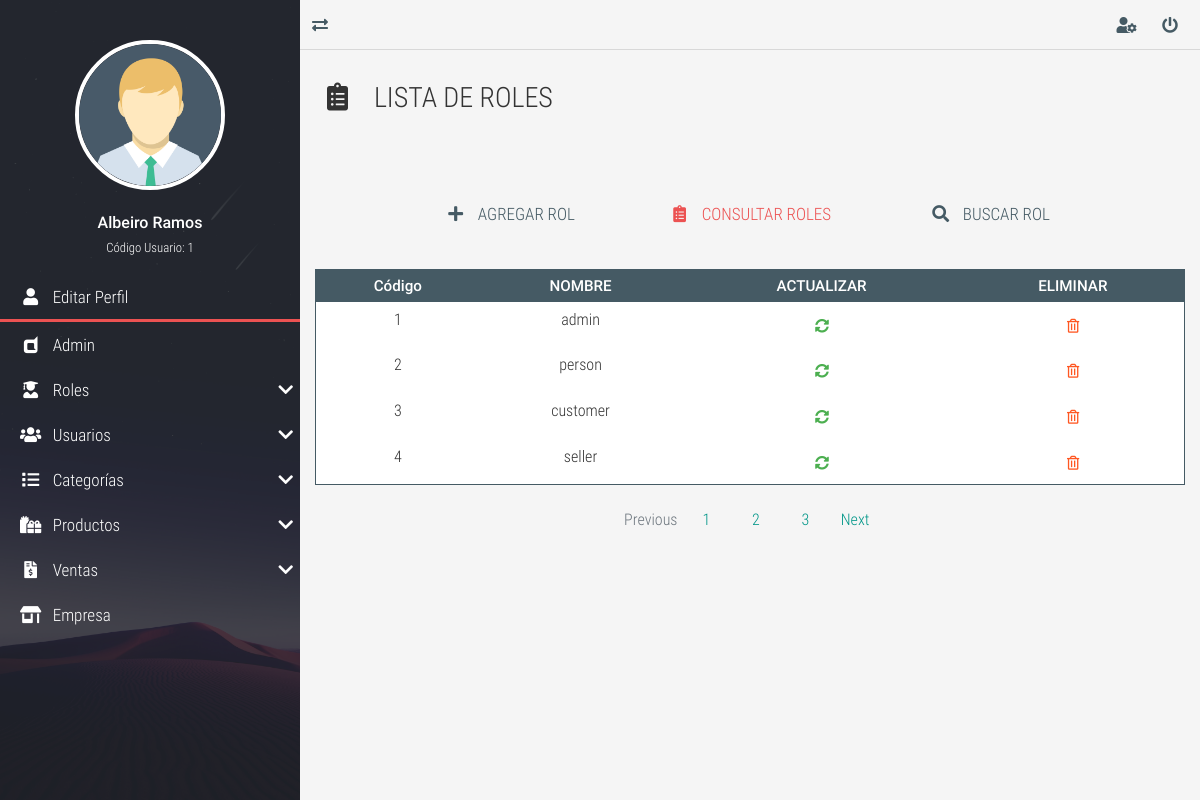
The page /?c=Users&a=rolRead (signed in) on the database its author committed.
### tables this page shows
CREATE TABLE IF NOT EXISTS `ROLES` (
  `rol_code` INT NOT NULL AUTO_INCREMENT,
  `rol_name` VARCHAR(100) NOT NULL,
  PRIMARY KEY (`rol_code`)
);

### models/User.php (called while the page is built, shortened)
<?php
    class User{
        private $dbh;
        private $rol_code;
        private $rol_name;
        private $user_code;
        private $user_name;
        private $user_lastname;
        public function __construct(){
            try {
                $this->dbh = DataBase::connection();
                $a = func_get_args();
                $i = func_num_args();
                if (method_exists($this, $f = '__construct' . $i)) {
                    call_user_func_array(array($this, $f), $a);
                }
            } catch (Exception $e) {
                die($e->getMessage());
            }
        }
        public function setRolCode($rol_code){
            $this->rol_code = $rol_code;
        }
        public function getRolCode(){
            return $this->rol_code;
        }
        public function setRolName($rol_name){
            $this->rol_name = $rol_name;
        }
        public function getRolName(){
            return $this->rol_name;
        }
        public function getUserCode(){
            return $this->user_code;
        }
        public function getUserName(){
            return $this->user_name;
        }
        public function getUserLastName(){
            return $this->user_lastname;
        }
        public function read_roles(){
            try {
                $rolList = [];
                $sql = 'SELECT * FROM ROLES';
                $stmt = $this->dbh->query($sql);
                foreach ($stmt->fetchAll() as $rol) {
                    $rolObj = new User;
                    $rolObj->setRolCode($rol['rol_code']);
                    $rolObj->setRolName($rol['rol_name']);
                    array_push($rolList, $rolObj);
                }
                return $rolList;
            } catch (Exception $e) {
                die($e->getMessage());
            }
        }
    }
?>

### models/DataBase.php (called while the page is built)
<?php
    class DataBase{
        public static function connection(){
            $hostname = "localhost";
            $port = "3306";
            $database = "db_inventory";
            $username = "root";
            $password = "";
			$pdo = new PDO("mysql:host=$hostname;port=$port;dbname=$database;charset=utf8",$username,$password);
			$pdo->setAttribute(PDO::ATTR_ERRMODE, PDO::ERRMODE_EXCEPTION);
			return $pdo;
		}
	}
?>

### views/modules/users/rol_read.view.php (the view)
<div class="full-box page-header">
	<h3 class="text-left">
		<i class="fas fa-clipboard-list fa-fw"></i> &nbsp; LISTA DE ROLES
	</h3>
</div>
<div class="container-fluid">
	<ul class="full-box list-unstyled page-nav-tabs">
		<li>
			<a href="?c=Users&a=rolCreate"><i class="fas fa-plus fa-fw"></i> &nbsp; AGREGAR ROL</a>
		</li>
		<li>
			<a class="active" href="?c=Users&a=rolRead"><i class="fas fa-clipboard-list fa-fw"></i> &nbsp; CONSULTAR ROLES</a>
		</li>
		<li>
			<a href="#"><i class="fas fa-search fa-fw"></i> &nbsp; BUSCAR ROL</a>
		</li>
	</ul>
</div>
<div class="container-fluid">
	<div class="table-responsive">
		<table class="table table-dark table-sm">
			<thead>
				<tr class="text-center roboto-medium">
					<th>Código</th>
					<th>NOMBRE</th>
					<th>ACTUALIZAR</th>
					<th>ELIMINAR</th>
				</tr>
			</thead>
			<tbody>
				<?php foreach ($roles as $rol) : ?>
					<tr class="text-center" >
						<td><?php echo $rol->getRolCode(); ?></td>
						<td><?php echo $rol->getRolName(); ?></td>
						<td>
							<a href="?c=Users&a=rolUpdate&idRol=<?php echo $rol->getRolCode(); ?>" class="btn btn-success">
								<i class="fas fa-sync-alt"></i>
							</a>
						</td>
						<td>
						<a href="?c=Users&a=rolDelete&idRol=<?php echo $rol->getRolCode(); ?>" class="btn btn-warning">
								<i class="far fa-trash-alt"></i>
							</a>
						</td>
					</tr>
				<?php endforeach; ?>
			</tbody>
		</table>
	</div>
	<nav aria-label="Page navigation example">
		<ul class="pagination justify-content-center">
			<li class="page-item disabled">
				<a class="page-link" href="#" tabindex="-1">Previous</a>
			</li>
			<li class="page-item"><a class="page-link" href="#">1</a></li>
			<li class="page-item"><a class="page-link" href="#">2</a></li>
			<li class="page-item"><a class="page-link" href="#">3</a></li>
			<li class="page-item">
				<a class="page-link" href="#">Next</a>
			</li>
		</ul>
	</nav>
</div>

### index.php (shortened to what this page needs)
<?php
    require_once "models/DataBase.php";
    $controller = isset($_REQUEST['c']) ? $_REQUEST['c'] : "Landing";
    $route_controller = "controllers/" . $controller . ".php";
    if (file_exists($route_controller)) {
        $view = $controller;
        $controller = new $controller;
        $action = isset($_REQUEST['a']) ? $_REQUEST['a'] : 'main';
        if ($view === 'Landing' || $view === 'Login') {
            require_once "views/company/header.view.php";
            call_user_func(array($controller, $action));
            require_once "views/company/footer.view.php";
        } elseif (!empty($_SESSION['session'])) {
            require_once "models/User.php";
            $profile = unserialize($_SESSION['profile']);
            $session = $_SESSION['session'];
            require_once "views/roles/".$session."/header.view.php";
            call_user_func(array($controller, $action));
            require_once "views/roles/".$session."/footer.view.php";
        } else {
            header("Location:?");
        }
    } else {
        header("Location:?");
    }
?>

### views/roles/admin/header.view.php (shortened to what this page needs)
<!DOCTYPE html>
<html lang="es">
<head>
	<link rel="stylesheet" href="assets/dashboard/css/normalize.css">
	<link rel="stylesheet" href="assets/dashboard/css/bootstrap.min.css">
	<link rel="stylesheet" href="assets/dashboard/css/bootstrap-material-design.min.css">
	<link rel="stylesheet" href="assets/dashboard/css/all.css">
	<link rel="stylesheet" href="assets/dashboard/css/sweetalert2.min.css">
	<link rel="stylesheet" href="assets/dashboard/css/jquery.mCustomScrollbar.css">
	<link rel="stylesheet" href="assets/dashboard/css/style.css">
</head>
<body>
	<main class="full-box main-container">
		<section class="full-box nav-lateral">
			<div class="full-box nav-lateral-content">
				<figure class="full-box nav-lateral-avatar pb-3">
					<img src="assets/dashboard/assets/avatar/Avatar.png" class="img-fluid" alt="Avatar">
					<figcaption class="roboto-medium text-center">
						<?php echo $profile->getUserName() . " " . $profile->getUserLastName() ?> <br><small class="roboto-condensed-light">Código Usuario: <?php echo $profile->getUserCode() ?></small>
					</figcaption>
				</figure>
				<nav class="full-box nav-lateral-menu">
					<ul>
						<li>
							<a href="#"><i class="fas fa-user fa-fw"></i> &nbsp; Editar Perfil</a>
						</li>
					</ul>
				</nav>
				<div class="full-box nav-lateral-bar"></div>
				<nav class="full-box nav-lateral-menu">
					<ul>
						<li>
							<a href="?c=Dashboard" class=""><i class="fab fa-dashcube fa-fw"></i> &nbsp; <?php echo ucfirst($session) ?></a>
						</li>
						<li>
							<a href="#" class="nav-btn-submenu"><i class="fas fa-user-graduate fa-fw"></i> &nbsp; Roles <i class="fas fa-chevron-down"></i></a>
						</li>
						<li>
							<a href="#" class="nav-btn-submenu"><i class="fas fa-users fa-fw"></i> &nbsp; Usuarios <i class="fas fa-chevron-down"></i></a>
						</li>
						<li>
							<a href="#" class="nav-btn-submenu"><i class="fas fa-list fa-fw"></i> &nbsp; Categorías <i class="fas fa-chevron-down"></i></a>
						</li>
						<li>
							<a href="#" class="nav-btn-submenu"><i class="fas fa-gifts fa-fw"></i> &nbsp; Productos <i class="fas fa-chevron-down"></i></a>
						</li>
						<li>
							<a href="#" class="nav-btn-submenu"><i class="fas fa-file-invoice-dollar fa-fw"></i> &nbsp; Ventas <i class="fas fa-chevron-down"></i></a>
						</li>
						<li>
							<a href="?"><i class="fas fa-store-alt fa-fw"></i> &nbsp; Empresa</a>
						</li>
					</ul>
				</nav>
			</div>
		</section>
		<section class="full-box page-content">
			<nav class="full-box navbar-info">
				<a href="#" class="float-left show-nav-lateral">
					<i class="fas fa-exchange-alt"></i>
				</a>
				<a href="#">
					<i class="fas fa-user-cog"></i>
				</a>
				<a href="?c=Logout" class="">
					<i class="fas fa-power-off"></i>
				</a>
			</nav>

### controllers/Users.php (shortened to what this page needs)
<?php
    require_once "models/User.php";
    class Users{
        private $session;
        public function __construct(){
            $this->session = $_SESSION['session'];
        }
        public function rolRead(){
            if ($this->session == 'admin') {
                $roles = new User;
                $roles = $roles->read_roles();
                require_once "views/modules/users/rol_read.view.php";
            } else {
                header("Location: ?c=Dashboard");
            }
        }
    }
?>

### views/roles/admin/footer.view.php (shortened to what this page needs)
		</section>
	</main>
</body>
</html>

### assets/dashboard/css/all.css (style rules this page uses)
.fa, .fas, .far, .fal, .fab { -moz-osx-font-smoothing: grayscale; -webkit-font-smoothing: antialiased; display: inline-block; font-style: normal; font-variant: normal; text-rendering: auto; line-height: 1; }
.fa-fw { text-align: center; width: 1.25em; }
.fa-chevron-down:before { content: "\f078"; }
.fa-clipboard-list:before { content: "\f46d"; }
.fa-dashcube:before { content: "\f210"; }
.fa-exchange-alt:before { content: "\f362"; }
.fa-file-invoice-dollar:before { content: "\f571"; }
.fa-gifts:before { content: "\f79c"; }
.fa-list:before { content: "\f03a"; }
.fa-plus:before { content: "\f067"; }
.fa-power-off:before { content: "\f011"; }
.fa-search:before { content: "\f002"; }
.fa-store-alt:before { content: "\f54f"; }
.fa-sync-alt:before { content: "\f2f1"; }
.fa-trash-alt:before { content: "\f2ed"; }
.fa-user:before { content: "\f007"; }
.fa-user-cog:before { content: "\f4fe"; }
.fa-user-graduate:before { content: "\f501"; }
.fa-users:before { content: "\f0c0"; }
.fab { font-family: 'Font Awesome 5 Brands'; }
.far { font-family: 'Font Awesome 5 Free'; font-weight: 400; }
.fa, .fas { font-family: 'Font Awesome 5 Free'; font-weight: 900; }

### assets/dashboard/css/style.css (style rules this page uses)
:root { --color-one: #F5F5F5; --color-two: #24292E; --color-three: #EC5252; --form-color: #14111A; --accent-color: #253556; --accent-color: #455A64; --border-color: #D8D8D8; }
body,html { font-family: 'roboto_condensed_light'; width: 100vw; height: 100vh; background-color: var(--color-one); color: #333; font-size: 16px; }
.full-box { margin: 0; padding: 0; box-sizing: border-box; width: 100%; }
.page-header { padding: 30px 20px 60px 20px; }
.page-header > :nth-child(1) { padding-bottom: 7px; }
.page-nav-tabs { display: flex; justify-content: center; flex-wrap: wrap; margin-bottom: 30px; }
.page-nav-tabs li, .page-nav-tabs li a { height: 40px; line-height: 40px; }
.page-nav-tabs li { margin: 5px 20px; }
.page-nav-tabs li a { color: var(--accent-color); font-size: 17px; min-width: 200px; width: auto; display: block; text-align: center; user-select: none; transition: all .2s ease-in-out; border-bottom: 2px solid transparent; }
.page-nav-tabs li a.active { color: var(--color-three); cursor: none; pointer-events: none; }
.table .btn { margin-bottom: 0; }
.table thead th { color: #FFF; }
.table tbody tr { color: #333; transition: all .2s ease-in-out; }
.table-dark, .table { background-color: #fff; }
.table-dark { border: 1px solid var(--accent-color); }
.table-dark thead tr { background-color: var(--accent-color); }
.table-dark td, .table-dark thead th, .table-dark th { border: none; }
.page-link { transition: all .2s ease-in-out; }
.roboto-medium { font-family: 'roboto_medium_regular'; }
.roboto-condensed-light { font-family: 'roboto_condensed_light'; }
.main-container { height: 100%; position: absolute; top: 0; left: 0; overflow: hidden; }
.page-content, .nav-lateral { height: 100%; overflow: hidden; }
.page-content { position: relative; padding-left: 300px; transition: all .2s ease-in-out; padding-bottom: 20px; }
.nav-lateral { width: 300px; position: absolute; top: 0; left: 0; z-index: 1; transition: all .2s ease-in-out; background-image: url('../assets/img/nav-font.jpg'); background-position: center center; background-size: cover; }
.nav-lateral-content { max-width: 300px; height: 100%; background-color: rgba(36, 41, 46, .8); }
.nav-lateral-bar { height: 3px; background-color: var(--color-three); }
.nav-lateral-avatar { padding: 40px 0; }
.nav-lateral-avatar img { width: 50%; margin: 0 auto; display: block; border: 4px solid #FFF; border-radius: 100%; }
.nav-lateral-avatar figcaption { margin-top: 20px; color: #FFF; }
.nav-lateral-menu { height: auto; }
.nav-lateral-menu ul { margin: 0; padding: 0; list-style: none; }
.nav-lateral-menu ul li { width: 100%; height: auto; }
.nav-lateral-menu ul li a { display: block; width: 100%; height: 45px; line-height: 45px; text-decoration: none; color: #FFF; font-size: 17px; box-sizing: border-box; padding-left: 20px; transition: all .2s ease-in-out; }
.nav-lateral-menu .fa-chevron-down, .nav-lateral-menu .fa-chevron-up { float: right; height: 45px; line-height: 45px; margin-right: 7px; transition: all .2s ease-in-out; }
.navbar-info { height: 50px; border-bottom: 1px solid var(--border-color); text-align: right; padding-right: 10px; }
.navbar-info a { color: var(--accent-color); height: 50px; min-width: 40px; text-align: center; line-height: 50px; display: inline-block; transition: all .2s ease-out; user-select: none; }

### rows shown on the page
roles: rol_code "1", rol_name "admin"
roles: rol_code "2", rol_name "person"
roles: rol_code "3", rol_name "customer"
roles: rol_code "4", rol_name "seller"

### other values the page prints
$profile->getUserName() "Albeiro"
$profile->getUserLastName() "Ramos"
$profile->getUserCode() "1"
$session "Admin"
